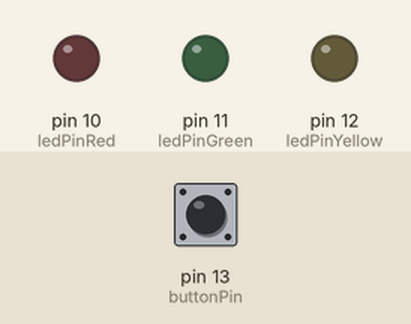
This sketch was run on a simulated Arduino Uno, built with avr-gcc and run on an emulated ATmega328P. On the bench: output pins drawn as LEDs (lit = HIGH). The inputs (shaded band) are chosen by the test bench; at power-on: pin 13 (buttonPin) LOW.

Above: at 0.05 s.
At 4.07 s:
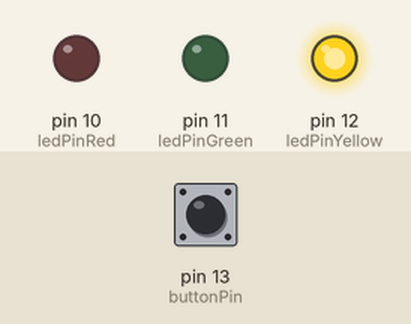
At 7.9 s:
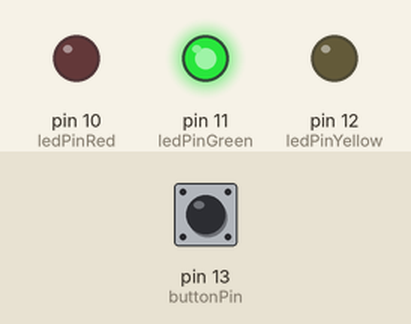
At 20.35 s:
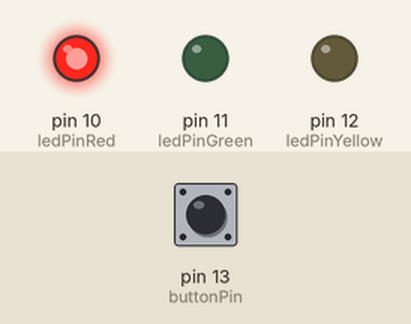
Timing chart, 0 to 20.8 s (numbered marks = the images above):
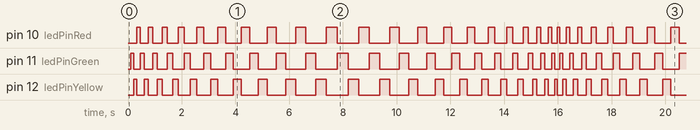

The sketch:

SwitchedThreeStateBlink.ino
```cpp
// set pin numbers:
const int ledPinRed =  10;      // the number of the LED pin
const int ledPinGreen =  11;      // the number of the LED pin
const int ledPinYellow =  12;      // the number of the LED pin
const int buttonPin = 13;
const int RED = 1;
const int GREEN = 2;
const int YELLOW = 3;

int ledStateRed = LOW;             // ledState used to set the LED
int ledStateGreen = LOW;             // ledState used to set the LED
int ledStateYellow = LOW;             // ledState used to set the LED
long previousMillis = 0;        // will store last time LED was updated
int currentState = RED;
bool slowingDown = true;
int state = 0;

long interval = 100;           // interval at which to blink (milliseconds)

void setup() {
  // set the digital pin as output:
  pinMode(ledPinRed, OUTPUT);
  pinMode(ledPinGreen, OUTPUT);
  pinMode(ledPinYellow, OUTPUT);
  pinMode(buttonPin, INPUT);
}

void loop()
{
  unsigned long currentMillis = millis();

  if(currentMillis - previousMillis > interval) {
    // save the last time you blinked the LED
    previousMillis = currentMillis;

    // if the LED is off turn it on and vice-versa:
    if (currentState == RED)
    {
      currentState = GREEN;
      ledStateRed = LOW;
      ledStateGreen = HIGH;
      ledStateYellow = LOW;
    }
    else if (currentState == GREEN)
    {
      currentState = YELLOW;
      ledStateRed = LOW;
      ledStateGreen = LOW;
      ledStateYellow = HIGH;
    }
    else if (currentState == YELLOW)
    {
      currentState = RED;
      ledStateRed = HIGH;
      ledStateGreen = LOW;
      ledStateYellow = LOW;
    }

  if (digitalRead(buttonPin)){
   if (state == 0)
  {
    state = 1;
  }
  else
  {
   state = 0;
  }


  }
    // set the LED with the ledState of the variable:
    if (state == 0)
    {
    digitalWrite(ledPinGreen, ledStateGreen);
    digitalWrite(ledPinYellow, ledStateYellow);
    digitalWrite(ledPinRed, ledStateRed);
    }
    else if (state == 1)
    {
    digitalWrite(ledPinRed, ledStateRed);
    digitalWrite(ledPinYellow, ledStateYellow);
    digitalWrite(ledPinGreen, ledStateGreen);
    }

    if ((slowingDown == false) || (interval >= 410))
    {
      interval = interval - 10;
      slowingDown = false;//continue speeding up or start speeding up
    }

    if ((slowingDown == true) || (interval <= 90))
    {
      interval = interval + 10;
      slowingDown = true; //continue slowing down, or start slowing down
    }
  }
}
```

Measured:
- by itself, pin 10 (ledPinRed), pin 11 (ledPinGreen), pin 12 (ledPinYellow): moves between LOW and HIGH, repeating every 16.0 s
- by itself, everything shown: repeats every 16.0 s, in 63 steps
